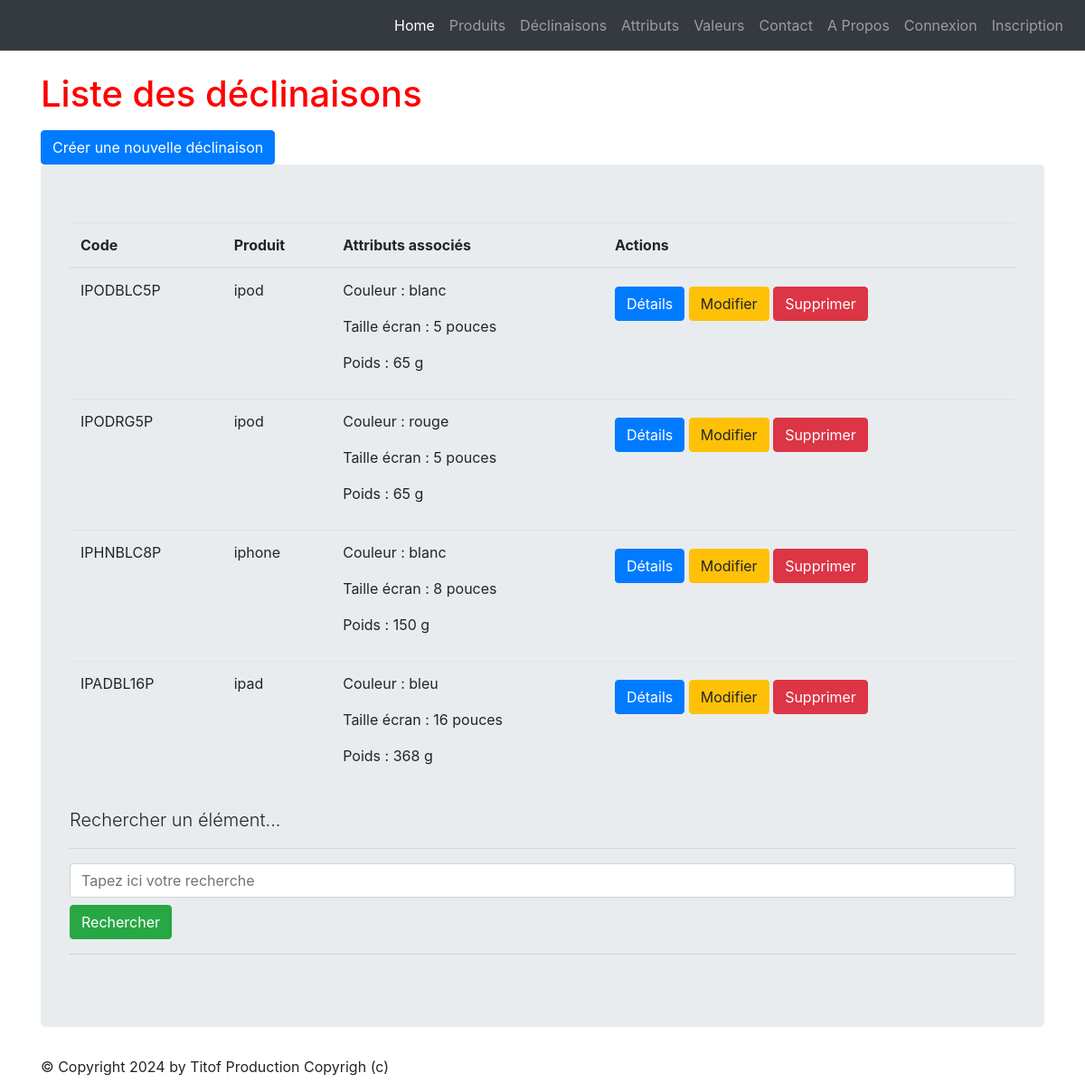
The app's page /monapp/items/list, older data.
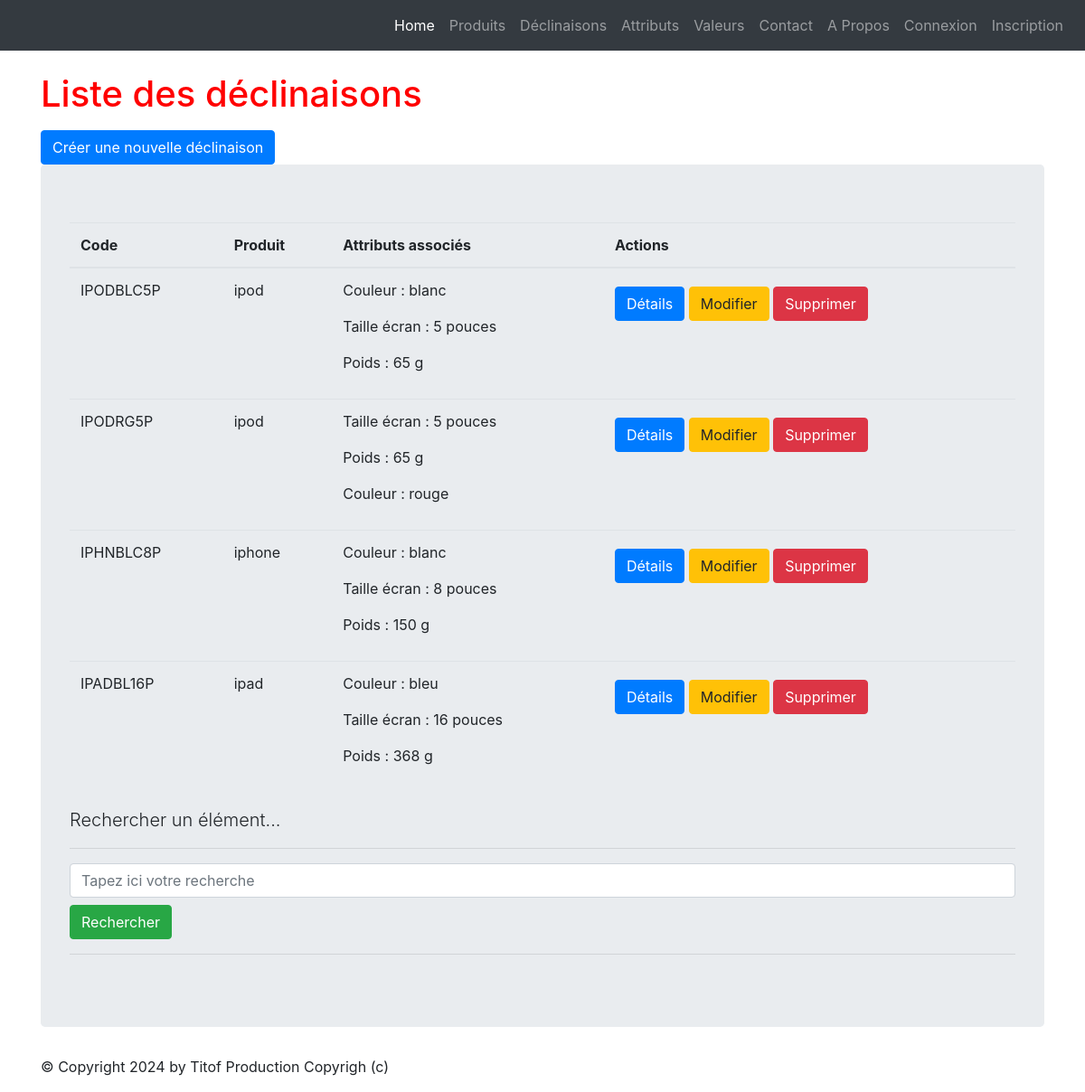
The same page, newer data.
### monapp/models.py (models this page shows, shortened)
class ProductItem(models.Model):
    class Meta:
        verbose_name = "Déclinaison Produit"
    code    = models.CharField(max_length=10, null=True, blank=True, unique=True)
    product = models.ForeignKey('Product', on_delete=models.CASCADE)
    attributes  = models.ManyToManyField("ProductAttributeValue", related_name="product_item", null=True, blank=True)

class Product(models.Model):
    class Meta:
        verbose_name = "Produit"
    name          = models.CharField(max_length=100)
    code          = models.CharField(max_length=10, null=True, blank=True, unique=True)
    price_ht      = models.DecimalField(max_digits=8, decimal_places=2,  null=True, blank=True, verbose_name="Prix unitaire HT")
    price_ttc     = models.DecimalField(max_digits=8, decimal_places=2,  null=True, blank=True, verbose_name="Prix unitaire TTC")
    status        = models.SmallIntegerField(choices=PRODUCT_STATUS, default=0)
    date_creation =  models.DateTimeField(blank=True, verbose_name="Date création")

class ProductAttributeValue(models.Model):
    class Meta:
        verbose_name = "Valeur attribut"
        ordering = ['position']
    value              = models.CharField(max_length=100)
    product_attribute  = models.ForeignKey('ProductAttribute', verbose_name="Unité", on_delete=models.CASCADE)
    position           = models.PositiveSmallIntegerField("Position", null=True, blank=True)

class ProductAttribute(models.Model):
    class Meta:
        verbose_name = "Attribut"
    name =  models.CharField(max_length=100)

### monapp/views.py (the view)
# urls.py: path("items/list",views.ProductItemListView.as_view() ,name='item-list'),
class ProductItemListView(ListView):
    model = ProductItem
    template_name = "monapp/list_items.html"
    context_object_name = "productitems"
    def get_queryset(self ):
        query = self.request.GET.get('search')  # Récupérer le terme de recherche depuis la requête GET
        if query:
            return ProductItem.objects.filter(code__icontains=query)  # Filtre les produits par nom (insensible à la casse)
        return ProductItem.objects.select_related('product').prefetch_related('attributes')
    def get_context_data(self, **kwargs):
        context = super(ProductItemListView, self).get_context_data(**kwargs)
        context['titremenu'] = "Liste des déclinaisons"
        return context

### templates/monapp/list_items.html (shortened to what this page needs)
{% extends 'monapp/base.html' %}
{% block menu %}
<h1>Liste des déclinaisons</h1>
<a href="{% url 'item-add' %}" class="btn btn-primary mt-2">Créer une nouvelle déclinaison</a>
{% endblock %}
{% block contenu %}
    <table class="table">
        <thead>
            <th>Code</th>
            <th>Produit</th>
            <th>Attributs associés</th>
            <th>Actions</th>
        </thead>
        <tbody>
        {% for item in productitems %}
        <tr>
            <td>{{ item.code }}</a></td>
            <td>{{ item.product.name }}</a></td>
            <td>{% for attribute in item.attributes.all %}
                <p>{{ attribute.product_attribute.name }} : {{attribute.value }}</p>
                {% empty %}
                <p>Aucune valeur</p>
                {% endfor %}
            </td>
            <td>
                <a href="{% url 'item-detail' item.id %}" class="btn btn-primary mt-2">Détails</a>
                <a href="{% url 'item-update' item.id %}" class="btn btn-warning mt-2">Modifier</a>
                <a href="{% url 'item-delete' item.id %}" class="btn btn-danger mt-2">Supprimer</a>
            </td>
        </tr>
        {% endfor %}
        </tbody>
    </table>
     <p class="lead mb-3 ml-0">Rechercher un élément...</p>
     <hr/>
     <form method="GET" action="">
         <input class="form-control" type="text" name="search" placeholder="Tapez ici votre recherche" value="{{ request.GET.search }}">
         <button type="submit" class="btn btn-success mt-2">Rechercher</button>
     </form>
     <hr/>
{% endblock %}

Row changes from the older to the newer data that the page shows:
changed ProductAttributeValue "rouge": moves down the list
